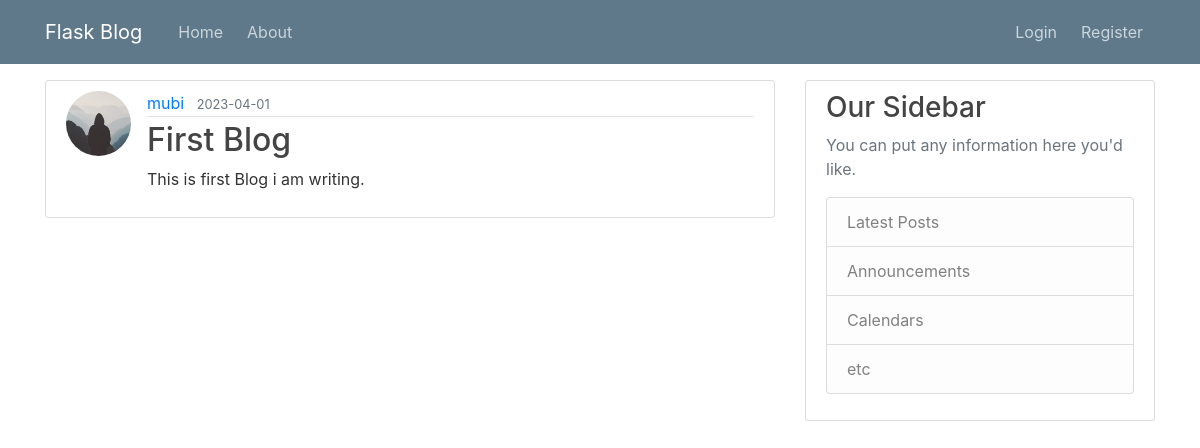
/post/1, run on the app's committed database.
### flaskblog/models.py (models this page shows, shortened)
class User(db.Model,UserMixin):
    id = db.Column(db.Integer, primary_key=True)
    username = db.Column(db.String(20), unique=True, nullable=False)
    email = db.Column(db.String(120), unique=True, nullable=False)
    image_file = db.Column(db.String(20), nullable=False, default='default.jpg')
    password = db.Column(db.String(60), nullable=False)
    posts = db.relationship('Post', backref='author', lazy=True)

class Post(db.Model):
    id = db.Column(db.Integer, primary_key=True)
    title = db.Column(db.String(100), nullable=False)
    date_posted = db.Column(db.DateTime, nullable=False, default=datetime.utcnow)
    content = db.Column(db.Text, nullable=False)
    user_id = db.Column(db.Integer, db.ForeignKey('user.id'), nullable=False)

### flaskblog/routes.py (the view)
@app.route("/post/<int:post_id>")
def post(post_id):
    post=Post.query.get_or_404(post_id)
    return render_template('post.html',title=post.title,post=post)

### flaskblog/templates/post.html (shortened to what this page needs)
{% extends "layout.html" %}
{% block content %}
  <article class="media content-section">
    <img class="rounded-circle article-img" src="{{ url_for('static', filename='profile_pics/' + post.author.image_file) }}">
    <div class="media-body">
      <div class="article-metadata">
        <a class="mr-2" href="{{url_for('user_post',username=post.author.username)}}">{{ post.author.username }}</a>
        <small class="text-muted">{{ post.date_posted.strftime('%Y-%m-%d') }}</small>
      </div>
      <h2 class="article-title">{{ post.title }}</h2>
      <p class="article-content">{{ post.content }}</p>
    </div>
  </article>
{% endblock content %}

### flaskblog/static/main.css (style rules this page uses)
body { color: #333333; margin-top: 5rem; background-image: url(https://images.unsplash.com/photo-1542435503-956c469947f6?ixlib=rb-4.0.3&ixid=MnwxMjA3fDB8MHxzZWFyY2h8M3x8YmxvZyUyMGJhY2tncm91bmR8ZW58MHx8MHx8&auto=format&fit=crop&w=600&q=60); background-size: cover; }
h1, h2, h3, h4, h5, h6 { color: #444444; }
.content-section { background: #ffffff; padding: 10px 20px; border: 1px solid #dddddd; border-radius: 3px; margin-bottom: 20px; }
.article-title { color: #444444; }
.article-content { white-space: pre-line; }
.article-img { height: 65px; width: 65px; margin-right: 16px; }
.article-metadata { padding-bottom: 1px; margin-bottom: 4px; border-bottom: 1px solid #e3e3e3 }

### data on the page
User: image_file (placeholder picture), author.username "mubi"
Post: date_posted "2023-04-01", title "First Blog", content "This is first Blog i am writing."
